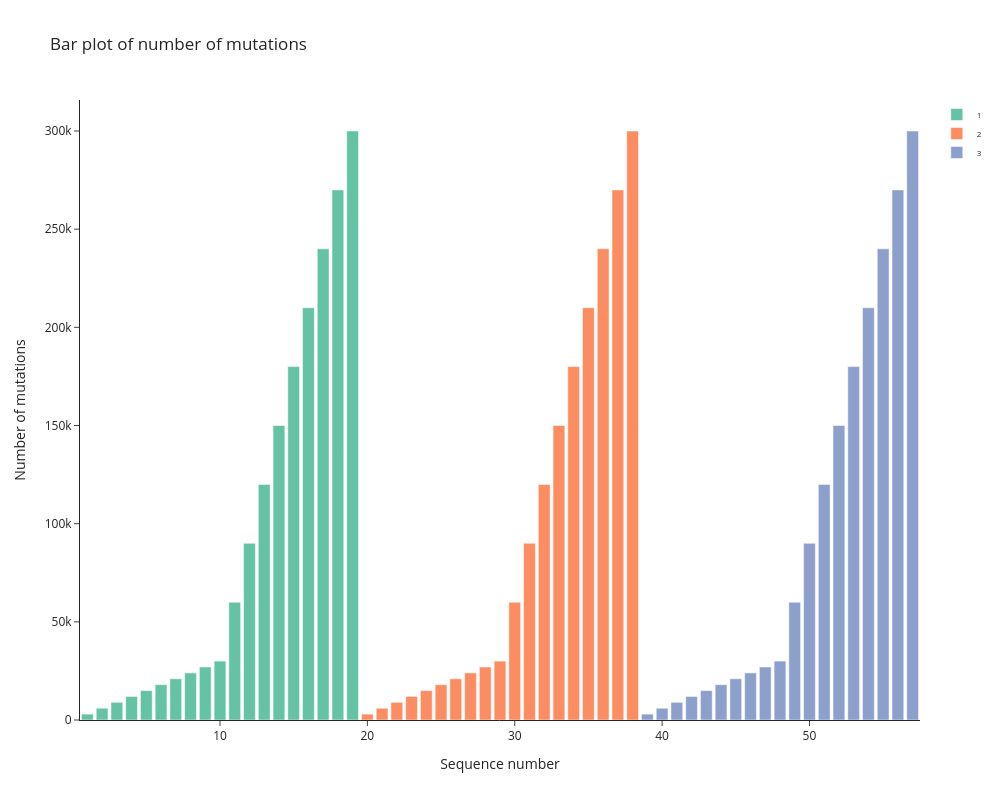

Notebook cell for this chart:
### Code cell
plotly_bar(snp_dataframe2)

### Figure 1 — Plotly figure (JSON) as saved in the notebook; plotly's stock layout.template omitted (floating-point values rounded to 4 significant figures)
{"data": [{"marker": {"color": "rgb(102,194,165)"}, "name": "1", "type": "bar", "visible": true, "x": [1, 2, 3, 4, 5, 6, 7, 8, 9, 10, 11, 12, 13, 14, 15, 16, 17, 18, 19], "y": [3000, 6000, 9000, 12000, 15000, 18000, 21000, 24000, 27000, 30000, 60000, 90000, 120000, 150000, 180000, 210000, 240000, 270000, 300000]}, {"marker": {"color": "rgb(252,141,98)"}, "name": "2", "type": "bar", "visible": true, "x": [20, 21, 22, 23, 24, 25, 26, 27, 28, 29, 30, 31, 32, 33, 34, 35, 36, 37, 38], "y": [3000, 6000, 9000, 12000, 15000, 18000, 21000, 24000, 27000, 30000, 60000, 90000, 120000, 150000, 180000, 210000, 240000, 270000, 300000]}, {"marker": {"color": "rgb(141,160,203)"}, "name": "3", "type": "bar", "visible": true, "x": [39, 40, 41, 42, 43, 44, 45, 46, 47, 48, 49, 50, 51, 52, 53, 54, 55, 56, 57], "y": [3000, 6000, 9000, 12000, 15000, 18000, 21000, 24000, 27000, 30000, 60000, 90000, 120000, 150000, 180000, 210000, 240000, 270000, 300000]}], "layout": {"height": 800, "legend": {"font": {"size": 8}}, "showlegend": true, "title": {"text": "Bar plot of number of mutations"}, "width": 1000, "xaxis": {"title": {"text": "Sequence number"}}, "yaxis": {"title": {"text": "Number of mutations"}}}}
